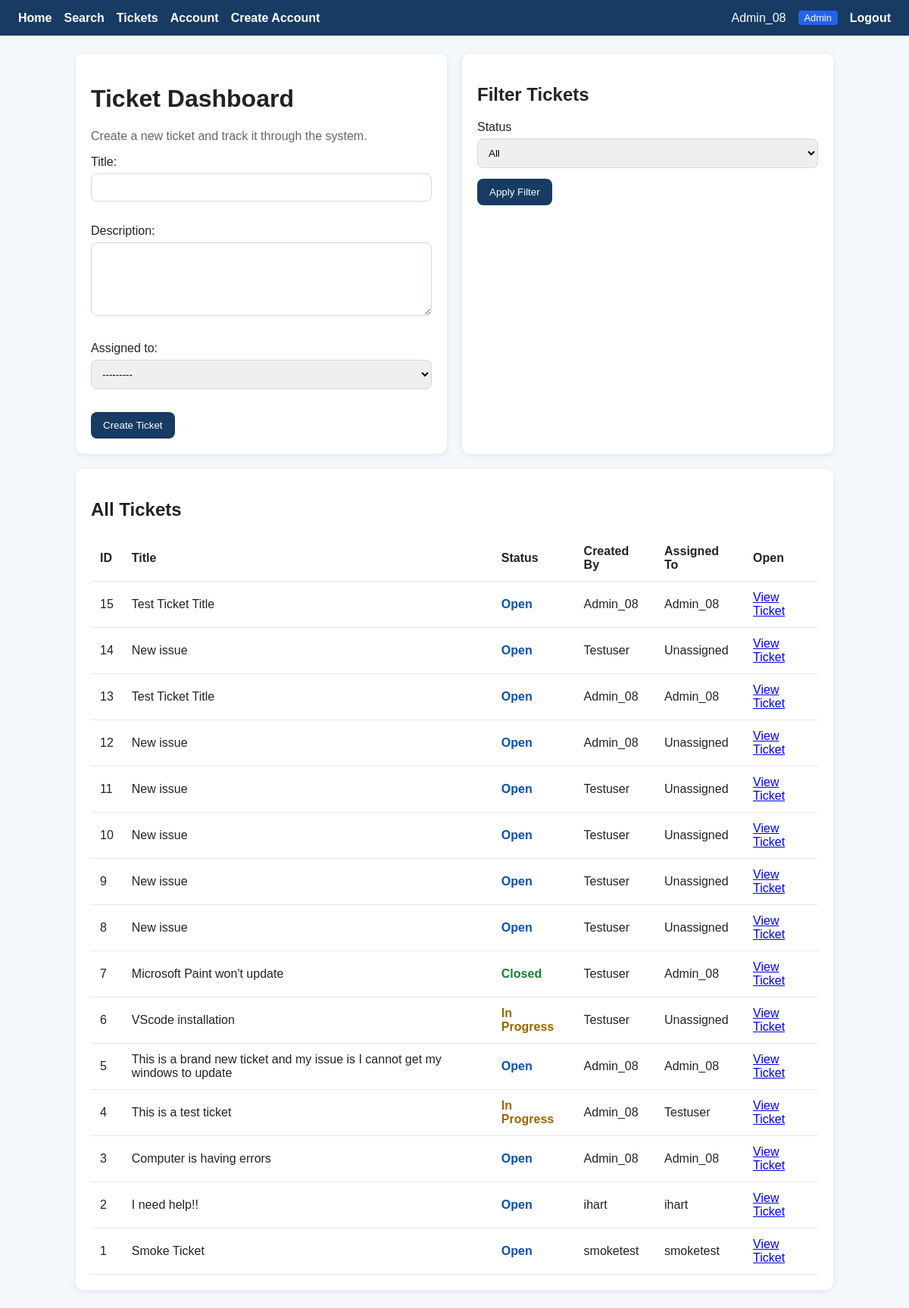
The app's page /tickets/ (signed in) with its own data.
### tickets/models.py (models this page shows, shortened)
class Ticket(models.Model):
    STATUS_CHOICES = [
        ('open', 'Open'),
        ('in_progress', 'In Progress'),
        ('closed', 'Closed'),
    ]
    title = models.CharField(max_length=200)
    description = models.TextField()
    status = models.CharField(max_length=20, choices=STATUS_CHOICES, default='open')
    created_at = models.DateTimeField(auto_now_add=True)
    updated_at = models.DateTimeField(auto_now=True)
    created_by = models.ForeignKey(User, on_delete=models.CASCADE, related_name='created_tickets')
    assigned_to = models.ForeignKey(
        User,
        on_delete=models.SET_NULL,
        null=True,
        blank=True,
        related_name='assigned_tickets',
    )

### tickets/views.py (the view)
# urls.py: path('tickets/', views.ticket_list, name='ticket_list'),
@login_required
@require_http_methods(["GET", "POST"])
def ticket_list(request):
    if request.method == 'POST':
        form = TicketCreateForm(request.POST)
        if form.is_valid():
            create_ticket(
                title=form.cleaned_data['title'],
                description=form.cleaned_data['description'],
                created_by=request.user,
                assigned_to=form.cleaned_data['assigned_to'],
            )
            messages.success(request, 'Ticket created successfully.')
            return redirect('ticket_list')
    else:
        form = TicketCreateForm()
    status_filter = request.GET.get('status') or None
    if _is_admin(request.user):
        tickets = list_tickets(status=status_filter)
    else:
        tickets = Ticket.objects.filter(
            Q(created_by=request.user) | Q(assigned_to=request.user)
        ).order_by('-created_at')
        if status_filter:
            tickets = tickets.filter(status=status_filter)
    return render(
        request,
        'tickets/ticket_list.html',
        {
            'form': form,
            'tickets': tickets,
            'status_filter': status_filter or '',
            'status_choices': Ticket.STATUS_CHOICES,
        },
    )

### tickets/forms.py
class TicketCreateForm(forms.ModelForm):
    class Meta:
        model = Ticket
        fields = ['title', 'description', 'assigned_to']
        widgets = {
            'description': forms.Textarea(attrs={'rows': 5}),
        }

### tickets/models.py (called while the page is built)
    @property
    def is_admin(self):
        return self.role == 'admin'

### tickets/services.py (called while the page is built)
def list_tickets(*, status: str | None = None, created_by: User | None = None, assigned_to: User | None = None):
    qs = Ticket.objects.all().order_by('-created_at')
    if status:
        qs = qs.filter(status=status)
    if created_by:
        qs = qs.filter(created_by=created_by)
    if assigned_to:
        qs = qs.filter(assigned_to=assigned_to)
    return qs

### tickets/views.py (called while the page is built)
def _is_admin(user):
    return hasattr(user, 'profile') and user.profile.is_admin

### tickets/templates/tickets/ticket_list.html (shortened to what this page needs)
{% extends 'tickets/base.html' %}
{% block content %}
<div class="grid">
    <div class="card">
        <h1>Ticket Dashboard</h1>
        <p class="muted">Create a new ticket and track it through the system.</p>
        <form method="post">
            {{ form.as_p }}
            <button type="submit">Create Ticket</button>
        </form>
    </div>
    <div class="card">
        <h2>Filter Tickets</h2>
        <form method="get">
            <label for="status">Status</label>
            <select name="status" id="status">
                <option value="">All</option>
            </select>
            <button type="submit">Apply Filter</button>
        </form>
    </div>
</div>
<div class="card">
    <h2>All Tickets</h2>
    <table>
        <thead>
            <tr>
                <th>ID</th>
                <th>Title</th>
                <th>Status</th>
                <th>Created By</th>
                <th>Assigned To</th>
                <th>Open</th>
            </tr>
        </thead>
        <tbody>
            {% for ticket in tickets %}
                <tr>
                    <td>{{ ticket.id }}</td>
                    <td>{{ ticket.title }}</td>
                    <td class="status-{{ ticket.status }}">{{ ticket.get_status_display }}</td>
                    <td>{{ ticket.created_by.username }}</td>
                    <td>{% if ticket.assigned_to %}{{ ticket.assigned_to.username }}{% else %}Unassigned{% endif %}</td>
                    <td><a href="{% url 'ticket_detail' ticket.id %}">View Ticket</a></td>
                </tr>
            {% empty %}
                <tr><td colspan="6">No tickets found.</td></tr>
            {% endfor %}
        </tbody>
    </table>
</div>
{% endblock %}

### tickets/templates/tickets/base.html (shortened to what this page needs)
<!DOCTYPE html>
<html lang="en">
<head>
</head>
<body>
    <nav>
        <a href="{% url 'home' %}">Home</a>
        <a href="{% url 'search' %}">Search</a>
        <a href="{% url 'ticket_list' %}">Tickets</a>
        <a href="{% url 'account' %}">Account</a>
        {% if request.user.is_authenticated and request.user.profile.is_admin %}
            <a href="{% url 'create_account' %}">Create Account</a>
        {% endif %}
        {% if request.user.is_authenticated %}
            <span>{{ request.user.username }}</span>
            {% if request.user.profile.is_admin %}
                <span class="badge-admin">Admin</span>
            {% endif %}
            <form method="post" action="{% url 'logout' %}" style="display: inline;">
    <button type="submit" style="background: none; border: none; color: white; font-weight: bold; cursor: pointer; padding: 0; font-size: inherit;">Logout</button>
</form>
        {% endif %}
    </nav>
    <div class="container">
        {% block content %}{% endblock %}
    </div>
</body>
</html>

### tickets/templates/tickets/base.html (style rules this page uses)
body { font-family: Arial, sans-serif; margin: 0; background: #f4f7fb; color: #222; }
nav { background: #173b63; color: white; padding: 14px 24px; display: flex; gap: 16px; align-items: center; }
nav a { color: white; text-decoration: none; font-weight: bold; }
.container { max-width: 1000px; margin: 24px auto; padding: 0 16px; }
.card { background: white; border-radius: 10px; padding: 20px; box-shadow: 0 2px 8px rgba(0,0,0,0.08); margin-bottom: 20px; }
.grid { display: grid; grid-template-columns: 1fr 1fr; gap: 20px; }
input, textarea, select { width: 100%; padding: 10px; margin-top: 6px; margin-bottom: 14px; border: 1px solid #cfd8e3; border-radius: 8px; box-sizing: border-box; }
button { background: #173b63; color: white; border: none; padding: 10px 16px; border-radius: 8px; cursor: pointer; }
.muted { color: #666; }
table { width: 100%; border-collapse: collapse; }
th, td { text-align: left; padding: 12px; border-bottom: 1px solid #e5e7eb; }
.status-open { color: #0550ae; font-weight: bold; }
.status-in_progress { color: #9a6700; font-weight: bold; }
.status-closed { color: #1a7f37; font-weight: bold; }
.badge-admin { background: #2563eb; color: white; padding: 2px 8px; border-radius: 4px; font-size: 0.8em; }

### records on screen
Ticket: id "15", title "Test Ticket Title", status "Open", created_by.username "Admin_08", assigned_to.username "Admin_08"
Ticket: id "14", title "New issue", status "Open", created_by.username "Testuser", shows "Unassigned"
Ticket: id "13", title "Test Ticket Title", status "Open", created_by.username "Admin_08", assigned_to.username "Admin_08"
Ticket: id "12", title "New issue", status "Open", created_by.username "Admin_08", shows "Unassigned"
Ticket: id "11", title "New issue", status "Open", created_by.username "Testuser", shows "Unassigned"
Ticket: id "10", title "New issue", status "Open", created_by.username "Testuser", shows "Unassigned"
Ticket: id "9", title "New issue", status "Open", created_by.username "Testuser", shows "Unassigned"
Ticket: id "8", title "New issue", status "Open", created_by.username "Testuser", shows "Unassigned"
Ticket: id "7", title "Microsoft Paint won't update", status "Closed", created_by.username "Testuser", assigned_to.username "Admin_08"
Ticket: id "6", title "VScode installation", status "In Progress", created_by.username "Testuser", shows "Unassigned"
Ticket: id "5", title "This is a brand new ticket and my issue is I cannot get my windows to update", status "Open", created_by.username "Admin_08", assigned_to.username "Admin_08"
Ticket: id "4", title "This is a test ticket", status "In Progress", created_by.username "Admin_08", assigned_to.username "Testuser"
Ticket: id "3", title "Computer is having errors", status "Open", created_by.username "Admin_08", assigned_to.username "Admin_08"
Ticket: id "2", title "I need help!!", status "Open", created_by.username "ihart", assigned_to.username "ihart"
Ticket: id "1", title "Smoke Ticket", status "Open", created_by.username "smoketest", assigned_to.username "smoketest"

### other values on screen
{{ request.user.username }} "Admin_08"
